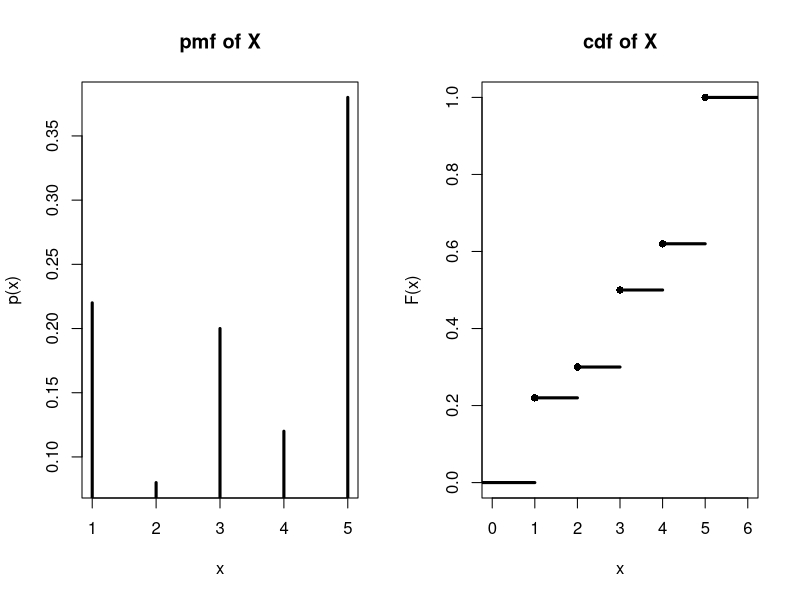

R code for this plot: (Note: this script raises an error after producing the figure.)
printPlots <- function(x, p_x, cdf) {
  par(mfrow = c(1, 2))
  
  plot(x, p_x, lwd = 3, type = 'h', main = 'pmf of X', ylab = 'p(x)')
  
  plot.stepfun(cdf, verticals = FALSE, do.points = TRUE, 
               pch = 16, lwd = 3,
               main = 'cdf of X',
               ylab = 'F(x)')
}

calculateFeaturesOfUniformDistribution <- function(x = 1:5, p_x = rep(0.2, 5), printPlots = FALSE) {
  if (length(x) != length(p_x)) stop("Size of x and p_x vector must be the same")
  
  F_x <- cumsum(p_x)
  sumOfAllProbabilities <- tail(F_x, n=1)  
  if(sumOfAllProbabilities != 1) stop("Probabilities must add up to 1")
  
  cdf <- stepfun(x, c(0, F_x))
  
  if(printPlots) {
    printPlots(x, p_x, cdf)
  }
  
  E_X <- c(x %*% p_x) 
  Var_X <- c(x - E_X)^2 %*% p_x
  
  list(E_X = E_X,
       Var_X = Var_X,
       F_x = F_x,
       cdf = cdf)
}

#Task 2
t2_px <- c(0.22,0.08,0.2,0.12,0.38)
x <- c(1:5)
t2_result<- calculateFeaturesOfUniformDistribution(x, t2_px, TRUE)
t2_result$cdf(2)
t2_px[4] + t2_px[5]
t2_px[4] + t2_px[5]
1 - t2_px[2] #4
1 - (t2_px[2] + t2_px[3]) #5
1 - (t2_px[2]) + t2_px[3] - t2_px[3] #6
t2_px[3] / (1 - t2_px[1]) #7  
0/t2_px[3] #8
t2_result$cdf(2) + t2_px[5] #9

probXSmallerThan3 <- t2_result$cdf(3)
probXSmallerThan2OrXIs4 <- t2_result$cdf(2) + t2_px[4]
probXEqualTo3GivenXSmallerOrEqualTo4 <- t2_px[3] / t2_result$cdf(4)

print(t2_result)
print(probXSmallerThan3)
print(probXSmallerThan2OrXIs4)
print(probXEqualTo3GivenXSmallerThan4)
